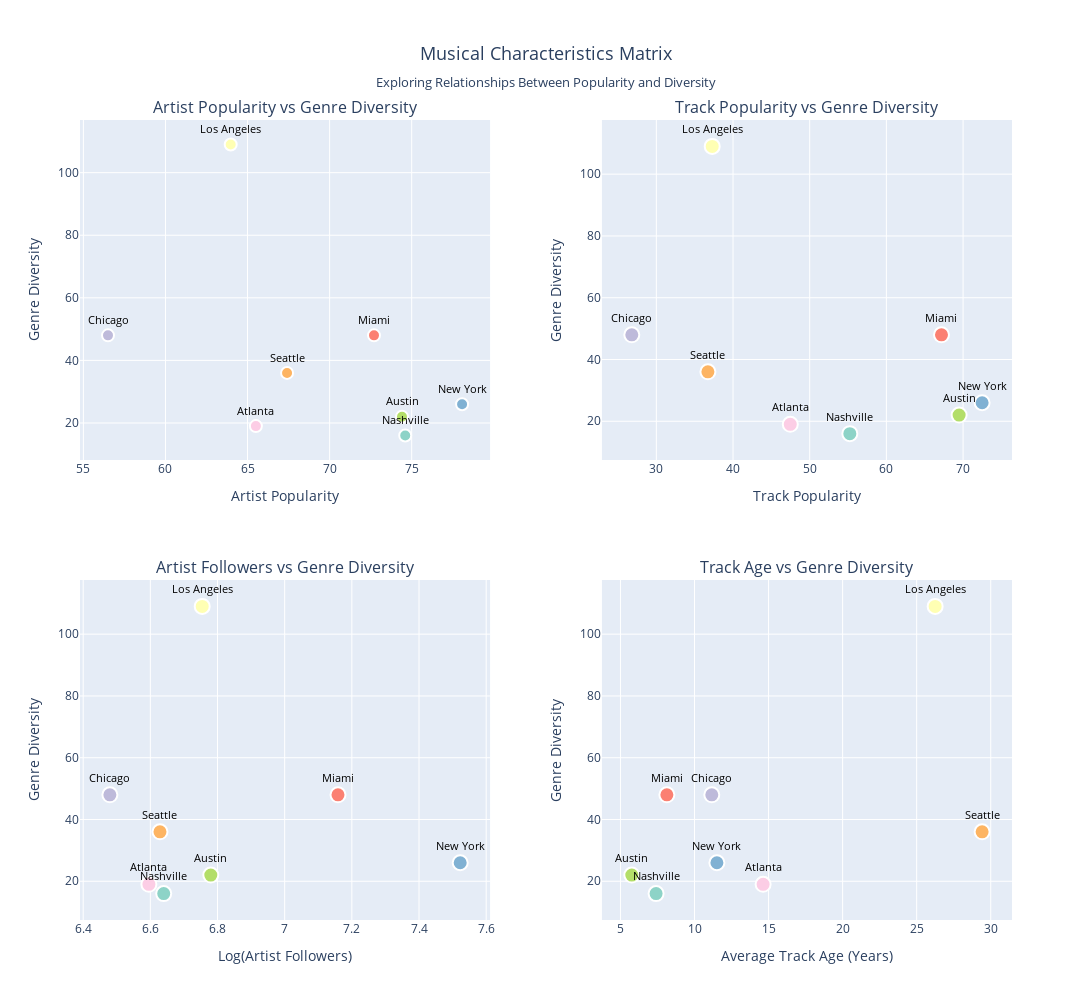

Notebook source saved alongside this figure:
### Code cell
#popularity vs diversity matrix
print('\nCreating Popularity vs Diversity Matrix')

matrix_fig, metrics_df = create_popularity_vs_diversity_matrix(df)
matrix_fig.show()

print('\nKey Insights from Matrix:')
print(f"Highest artist popularity: {metrics_df['avg_artist_popularity'].idxmax()} ({metrics_df['avg_artist_popularity'].max():.1f})")
print(f"Highest genre diversity: {metrics_df['genre_diversity'].idxmax()} ({metrics_df['genre_diversity'].max()} genres)")
print(f"Newest music (lowest age): {metrics_df['avg_track_age'].idxmin()} ({metrics_df['avg_track_age'].min():.1f} years)")
print(f"Most classic music: {metrics_df['avg_track_age'].idxmax()} ({metrics_df['avg_track_age'].max():.1f} years)")

### Figure 1 — Plotly figure (JSON) as saved in the notebook; plotly's stock layout.template omitted (floating-point values rounded to 4 significant figures)
{"data": [{"marker": {"color": ["rgb(141,211,199)", "rgb(255,255,179)", "rgb(190,186,218)", "rgb(251,128,114)", "rgb(128,177,211)", "rgb(253,180,98)", "rgb(179,222,105)", "rgb(252,205,229)"], "line": {"color": "white", "width": 2}, "size": 12}, "mode": "markers+text", "name": "Artist Popularity", "showlegend": false, "text": ["Nashville", "Los Angeles", "Chicago", "Miami", "New York", "Seattle", "Austin", "Atlanta"], "textfont": {"color": "black", "size": 11}, "textposition": "top center", "type": "scatter", "x": [74.61, 63.97, 56.5, 72.7, 78.07, 67.41, 74.41, 65.51], "xaxis": "x", "y": [16.0, 109.0, 48.0, 48.0, 26.0, 36.0, 22.0, 19.0], "yaxis": "y"}, {"marker": {"color": ["rgb(141,211,199)", "rgb(255,255,179)", "rgb(190,186,218)", "rgb(251,128,114)", "rgb(128,177,211)", "rgb(253,180,98)", "rgb(179,222,105)", "rgb(252,205,229)"], "line": {"color": "white", "width": 2}, "size": 15}, "mode": "markers+text", "name": "Track Popularity", "showlegend": false, "text": ["Nashville", "Los Angeles", "Chicago", "Miami", "New York", "Seattle", "Austin", "Atlanta"], "textfont": {"color": "black", "size": 11}, "textposition": "top center", "type": "scatter", "x": [55.23, 37.29, 26.8, 67.19, 72.48, 36.72, 69.48, 47.47], "xaxis": "x2", "y": [16.0, 109.0, 48.0, 48.0, 26.0, 36.0, 22.0, 19.0], "yaxis": "y2"}, {"marker": {"color": ["rgb(141,211,199)", "rgb(255,255,179)", "rgb(190,186,218)", "rgb(251,128,114)", "rgb(128,177,211)", "rgb(253,180,98)", "rgb(179,222,105)", "rgb(252,205,229)"], "line": {"color": "white", "width": 2}, "size": 15}, "mode": "markers+text", "name": "Artist Followers", "showlegend": false, "text": ["Nashville", "Los Angeles", "Chicago", "Miami", "New York", "Seattle", "Austin", "Atlanta"], "textfont": {"color": "black", "size": 11}, "textposition": "top center", "type": "scatter", "x": [6.64, 6.754, 6.479, 7.159, 7.523, 6.629, 6.78, 6.596], "xaxis": "x3", "y": [16.0, 109.0, 48.0, 48.0, 26.0, 36.0, 22.0, 19.0], "yaxis": "y3"}, {"marker": {"color": ["rgb(141,211,199)", "rgb(255,255,179)", "rgb(190,186,218)", "rgb(251,128,114)", "rgb(128,177,211)", "rgb(253,180,98)", "rgb(179,222,105)", "rgb(252,205,229)"], "line": {"color": "white", "width": 2}, "size": 15}, "mode": "markers+text", "name": "Track Age", "showlegend": false, "text": ["Nashville", "Los Angeles", "Chicago", "Miami", "New York", "Seattle", "Austin", "Atlanta"], "textfont": {"color": "black", "size": 11}, "textposition": "top center", "type": "scatter", "x": [7.405, 26.25, 11.17, 8.133, 11.51, 29.42, 5.766, 14.63], "xaxis": "x4", "y": [16.0, 109.0, 48.0, 48.0, 26.0, 36.0, 22.0, 19.0], "yaxis": "y4"}], "layout": {"annotations": [{"font": {"size": 16}, "showarrow": false, "text": "Artist Popularity vs Genre Diversity", "x": 0.22, "xanchor": "center", "xref": "paper", "y": 1, "yanchor": "bottom", "yref": "paper"}, {"font": {"size": 16}, "showarrow": false, "text": "Track Popularity vs Genre Diversity", "x": 0.78, "xanchor": "center", "xref": "paper", "y": 1, "yanchor": "bottom", "yref": "paper"}, {"font": {"size": 16}, "showarrow": false, "text": "Artist Followers vs Genre Diversity", "x": 0.22, "xanchor": "center", "xref": "paper", "y": 0.425, "yanchor": "bottom", "yref": "paper"}, {"font": {"size": 16}, "showarrow": false, "text": "Track Age vs Genre Diversity", "x": 0.78, "xanchor": "center", "xref": "paper", "y": 0.425, "yanchor": "bottom", "yref": "paper"}], "font": {"size": 12}, "height": 1000, "margin": {"b": 80, "l": 80, "r": 80, "t": 120}, "title": {"font": {"size": 18}, "text": "Musical Characteristics Matrix<br><sub>Exploring Relationships Between Popularity and Diversity</sub>", "x": 0.5}, "width": 1200, "xaxis": {"anchor": "y", "domain": [0, 0.44], "title": {"font": {"size": 14}, "text": "Artist Popularity"}}, "xaxis2": {"anchor": "y2", "domain": [0.56, 1], "title": {"font": {"size": 14}, "text": "Track Popularity"}}, "xaxis3": {"anchor": "y3", "domain": [0, 0.44], "title": {"font": {"size": 14}, "text": "Log(Artist Followers)"}}, "xaxis4": {"anchor": "y4", "domain": [0.56, 1], "title": {"font": {"size": 14}, "text": "Average Track Age (Years)"}}, "yaxis": {"anchor": "x", "domain": [0.575, 1], "title": {"font": {"size": 14}, "text": "Genre Diversity"}}, "yaxis2": {"anchor": "x2", "domain": [0.575, 1], "title": {"font": {"size": 14}, "text": "Genre Diversity"}}, "yaxis3": {"anchor": "x3", "domain": [0, 0.425], "title": {"font": {"size": 14}, "text": "Genre Diversity"}}, "yaxis4": {"anchor": "x4", "domain": [0, 0.425], "title": {"font": {"size": 14}, "text": "Genre Diversity"}}}}
